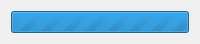
<?xml version="1.0" encoding="UTF-8"?>
<ui version="4.0">
 <class>progressbar</class>
 <widget class="QWidget" name="progressbar">
  <property name="geometry">
   <rect>
    <x>0</x>
    <y>0</y>
    <width>200</width>
    <height>40</height>
   </rect>
  </property>
  <property name="windowTitle">
   <string>Proszę czekać...</string>
  </property>
  <layout class="QVBoxLayout" name="verticalLayout">
   <item>
    <widget class="QProgressBar" name="progressBar">
     <property name="maximum">
      <number>0</number>
     </property>
     <property name="value">
      <number>-1</number>
     </property>
     <property name="alignment">
      <set>Qt::AlignCenter</set>
     </property>
    </widget>
   </item>
  </layout>
 </widget>
 <resources/>
 <connections/>
</ui>
